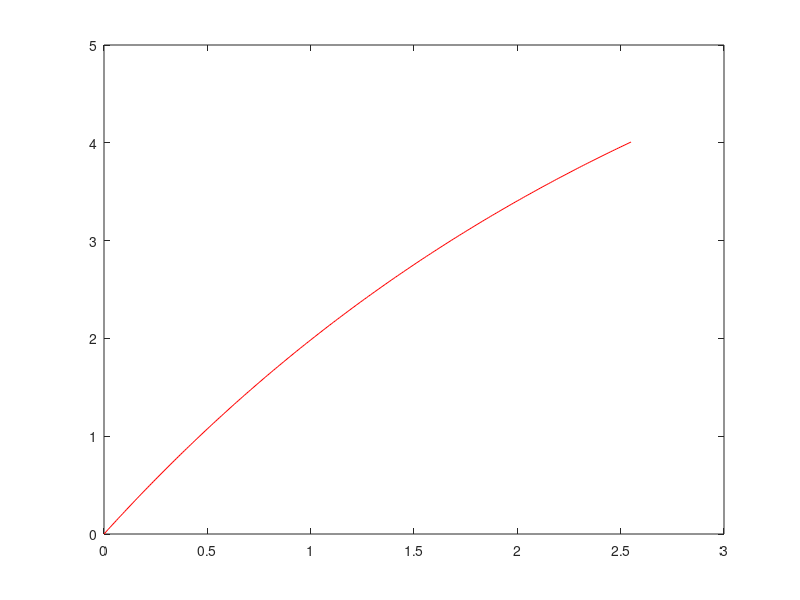

Write MATLAB code to recreate this figure.

xpas=0.01;
x(1)=0;
y(1)=7*(1-exp(-x(1)/3));
k=1;
while y(k)<=4
    x(k+1)=x(k)+xpas;
    y(k+1)=7*(1-exp(-x(k+1)/3));
    
    k=k+1;
end
xmax=x(k-1);
ymax=y(k-1);
xmax=x(k)
ymax=y(k)
plot(x,y,'r')
